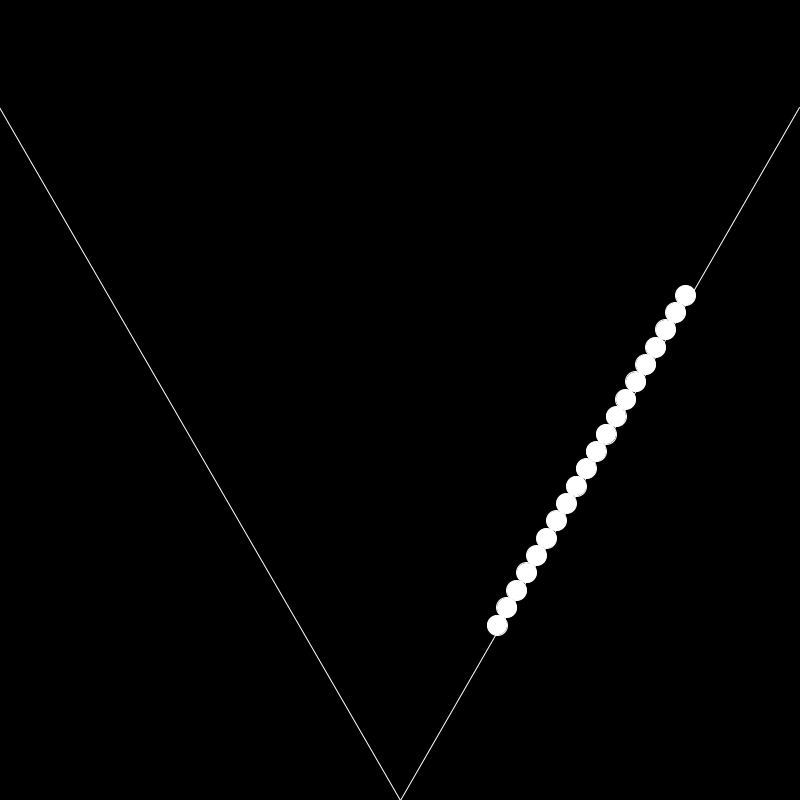
Frame 1 (no input)
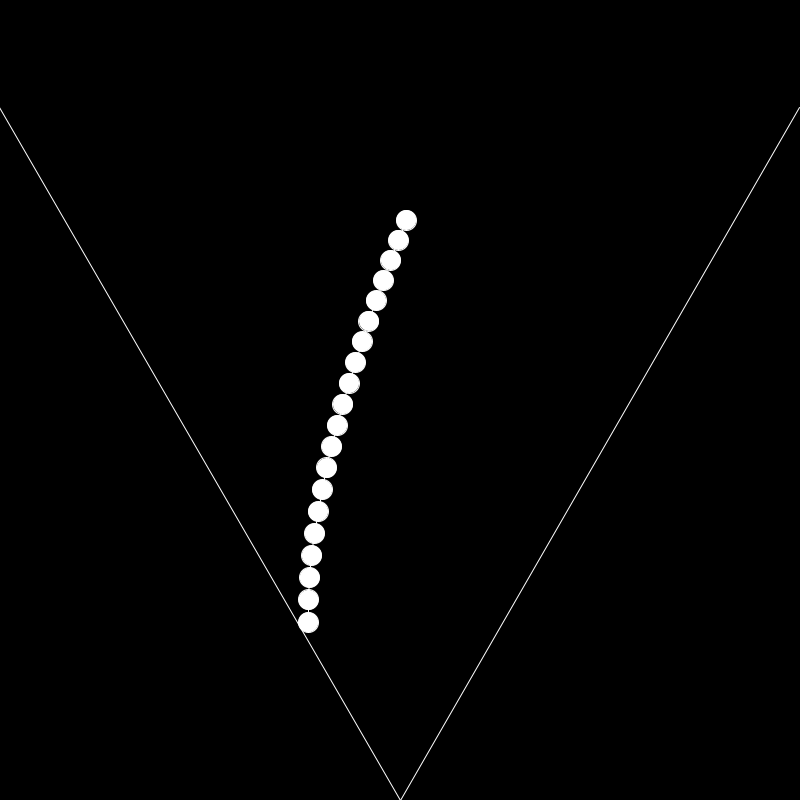
Frame 60 (the mouse pressed at the canvas centre just before this capture)
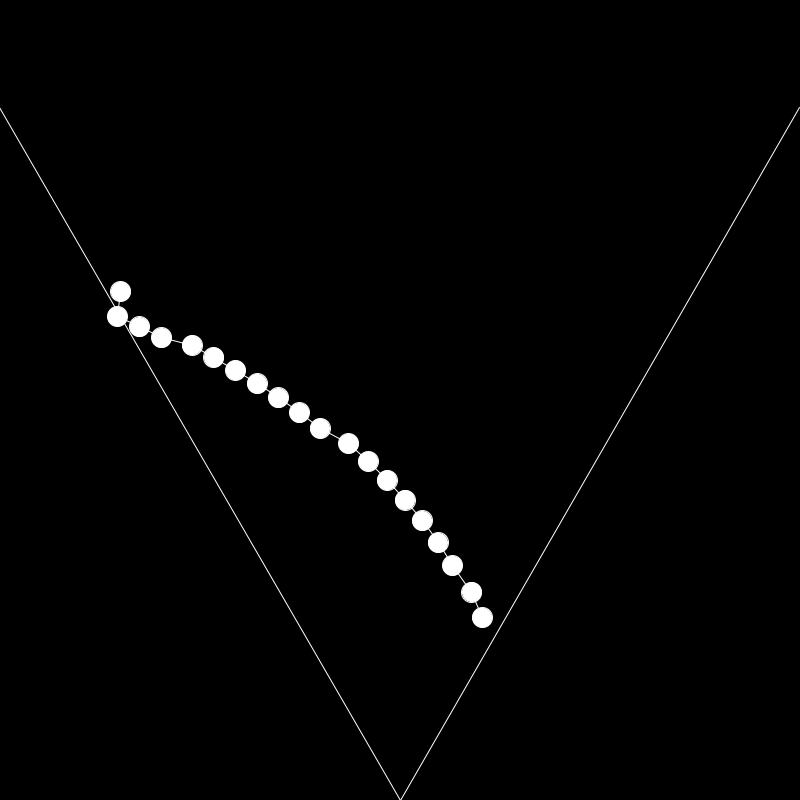
Frame 120 (the mouse held since frame 60 and released just before this capture)

The Processing sketch that drew these frames (run headless with seeded random() and noise(); from frame 60 on, the mouse is pressed at the canvas centre):

// Processing sketch: Ball_angle
// ── Ball_angle.pde
final int BALL_COUNT = 20;
float angle = PI / 3;
ball[] B = new ball[BALL_COUNT];

void setup()
{
  size(800, 800);
  frameRate(120);
  stroke(255);
  
  angle /= 2;
  for(int i = 0; i < BALL_COUNT; i++)
    B[i] = new ball(200 + i * 20, angle, 60 + 3 * i);
}

void draw()
{
  background(0);
  translate(width / 2, 0);
  line(0, height, height * cos(PI / 2 + angle), height - height * sin(PI / 2 + angle));
  line(0, height, height * cos(PI / 2 - angle), height - height * sin(PI / 2 - angle));
  for(int i = 0; i < BALL_COUNT; i++)
  {
    B[i].checkCollision(angle);
    B[i].move();
    B[i].display();
    if(0 < i)
      line(B[i - 1].x, height - B[i - 1].y, B[i].x, height - B[i].y);
  }
}

// ── ball.pde
class ball
{
  float x, y, speed, rad, ang;
  
  ball(float trad, float tang, float perioada)
  {
    ang = tang;
    rad = trad;
    x = rad * cos(ang);
    y = rad * sin(ang);
    speed = 1 / perioada;
  }
  
  void move()
  {
    ang += speed;
    x = rad * cos(PI / 2 - ang);
    y = rad * sin(PI / 2 - ang);
  }
  
  void checkCollision(float angle)
  {
    if(!(-angle < ang && ang < angle))
      speed *= -1;
  }
  
  void display()
  {
    ellipse(x, height - y, 20, 20);
  }
}
